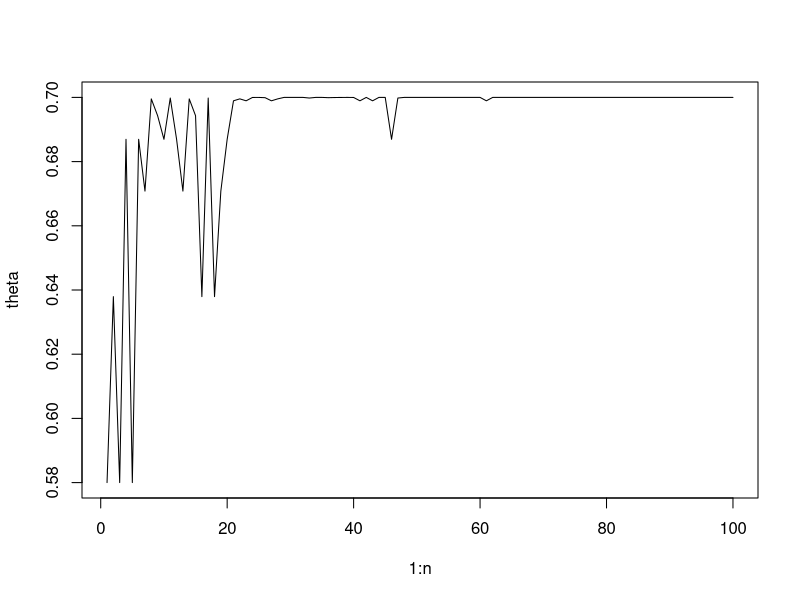

Write the R code that produced this figure.
setwd("/Users/code/r/StochasticProcess/compendium")

prior <- function(num_H, n){
    return(0.5 * (0.3 ** num_H  *  0.7 ** (n - num_H)) + 0.5 * (0.7 ** num_H  * 0.3 ** (n - num_H)))
}

posterior <- function(num_H, n){
    return(prior(num_H + 1, n + 1) / prior(num_H, n))
}

flipCoin <- function(n = 10){
    simlist <- sample(c(0, 1), n, replace=TRUE, prob = c(0.3, 0.7))
    num_H <- sum(simlist)
    # print(simlist)
    return(posterior(num_H , n))
}

n <- 100

png("./pic/bayesianInference.png")

theta <- numeric(n)
for(i in 1:n){
    theta[i] <- flipCoin(i)
}

plot(1:n, theta, type="l")